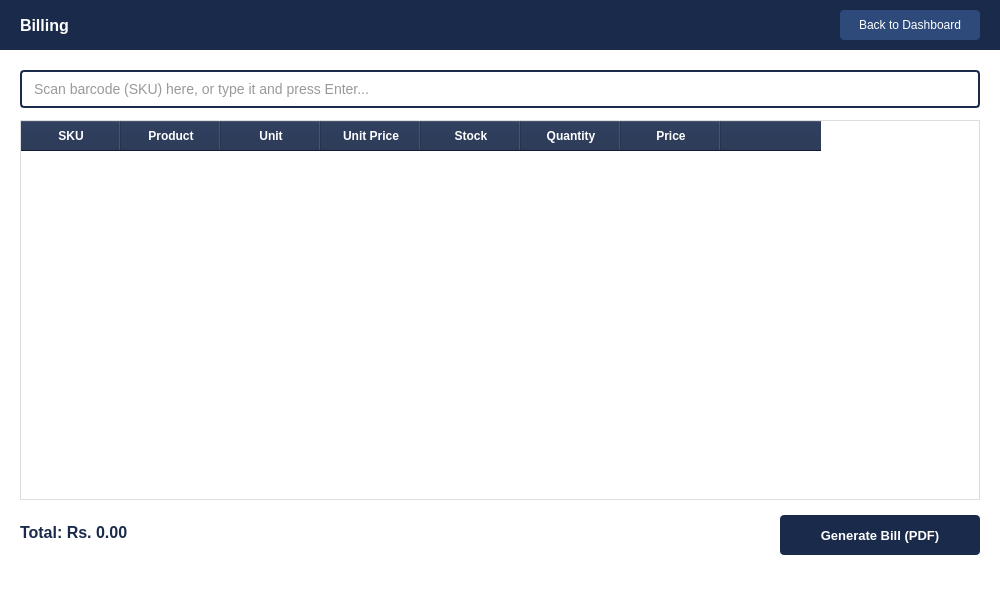
<?xml version="1.0" encoding="UTF-8"?>
<ui version="4.0">
 <class>Billing</class>
 <widget class="QMainWindow" name="Billing">
  <property name="geometry">
   <rect>
    <x>0</x>
    <y>0</y>
    <width>1000</width>
    <height>600</height>
   </rect>
  </property>
  <property name="windowTitle">
   <string>Billing</string>
  </property>
  <widget class="QWidget" name="centralwidget">
   <property name="styleSheet">
    <string notr="true">QWidget { background-color: #ffffff; }</string>
   </property>
   <widget class="QFrame" name="topbarFrame">
    <property name="geometry">
     <rect>
      <x>0</x>
      <y>0</y>
      <width>1000</width>
      <height>50</height>
     </rect>
    </property>
    <property name="styleSheet">
     <string notr="true">QFrame { background-color: #1a2a4a; }</string>
    </property>
    <widget class="QLabel" name="billingTitleLabel">
     <property name="geometry">
      <rect>
       <x>20</x>
       <y>10</y>
       <width>300</width>
       <height>30</height>
      </rect>
     </property>
     <property name="styleSheet">
      <string notr="true">QLabel { color: white; font-size: 16px; font-weight: bold; background: transparent; }</string>
     </property>
     <property name="text">
      <string>Billing</string>
     </property>
    </widget>
    <widget class="QPushButton" name="btnBackToDashboard">
     <property name="geometry">
      <rect>
       <x>840</x>
       <y>10</y>
       <width>140</width>
       <height>30</height>
      </rect>
     </property>
     <property name="styleSheet">
      <string notr="true">QPushButton { background-color: #2e4a7a; color: white; border-radius: 4px; font-size: 12px; } QPushButton:hover { background-color: #3a5a9a; }</string>
     </property>
     <property name="text">
      <string>Back to Dashboard</string>
     </property>
    </widget>
   </widget>
   <widget class="QLineEdit" name="barcodeInput">
    <property name="geometry">
     <rect>
      <x>20</x>
      <y>70</y>
      <width>960</width>
      <height>38</height>
     </rect>
    </property>
    <property name="styleSheet">
     <string notr="true">QLineEdit { border: 2px solid #1a2a4a; border-radius: 4px; padding: 5px 10px; font-size: 14px; color: #333; }</string>
    </property>
    <property name="placeholderText">
     <string>Scan barcode (SKU) here, or type it and press Enter...</string>
    </property>
   </widget>
   <widget class="QTableWidget" name="billTable">
    <property name="geometry">
     <rect>
      <x>20</x>
      <y>120</y>
      <width>960</width>
      <height>380</height>
     </rect>
    </property>
    <property name="styleSheet">
     <string notr="true">QTableWidget { border: 1px solid #dddddd; gridline-color: #eeeeee; font-size: 13px; } QHeaderView::section { background-color: #1a2a4a; color: white; padding: 6px; font-weight: bold; }</string>
    </property>
    <column>
     <property name="text">
      <string>SKU</string>
     </property>
    </column>
    <column>
     <property name="text">
      <string>Product</string>
     </property>
    </column>
    <column>
     <property name="text">
      <string>Unit</string>
     </property>
    </column>
    <column>
     <property name="text">
      <string>Unit Price</string>
     </property>
    </column>
    <column>
     <property name="text">
      <string>Stock</string>
     </property>
    </column>
    <column>
     <property name="text">
      <string>Quantity</string>
     </property>
    </column>
    <column>
     <property name="text">
      <string>Price</string>
     </property>
    </column>
    <column>
     <property name="text">
      <string></string>
     </property>
    </column>
   </widget>
   <widget class="QLabel" name="totalLabel">
    <property name="geometry">
     <rect>
      <x>20</x>
      <y>515</y>
      <width>400</width>
      <height>35</height>
     </rect>
    </property>
    <property name="styleSheet">
     <string notr="true">QLabel { color: #1a2a4a; font-size: 16px; font-weight: bold; background: transparent; }</string>
    </property>
    <property name="text">
     <string>Total: Rs. 0.00</string>
    </property>
   </widget>
   <widget class="QPushButton" name="btnGenerateBill">
    <property name="geometry">
     <rect>
      <x>780</x>
      <y>515</y>
      <width>200</width>
      <height>40</height>
     </rect>
    </property>
    <property name="styleSheet">
     <string notr="true">QPushButton { background-color: #1a2a4a; color: white; border-radius: 4px; font-size: 13px; font-weight: bold; } QPushButton:hover { background-color: #2e4a7a; }</string>
    </property>
    <property name="text">
     <string>Generate Bill (PDF)</string>
    </property>
   </widget>
  </widget>
 </widget>
 <resources/>
 <connections/>
</ui>
